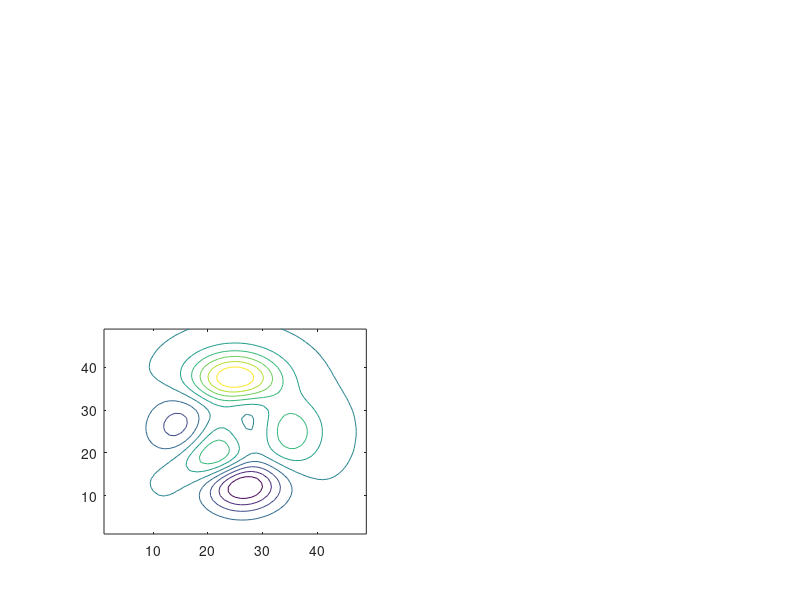
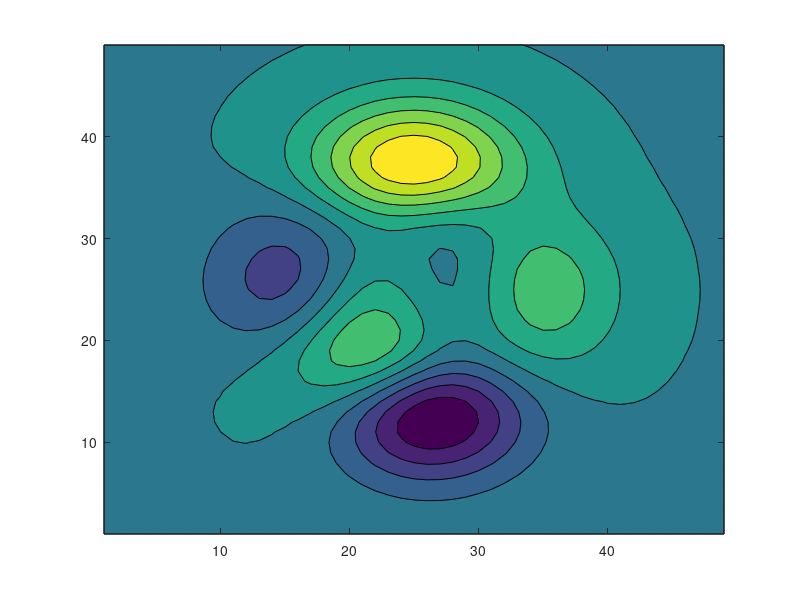
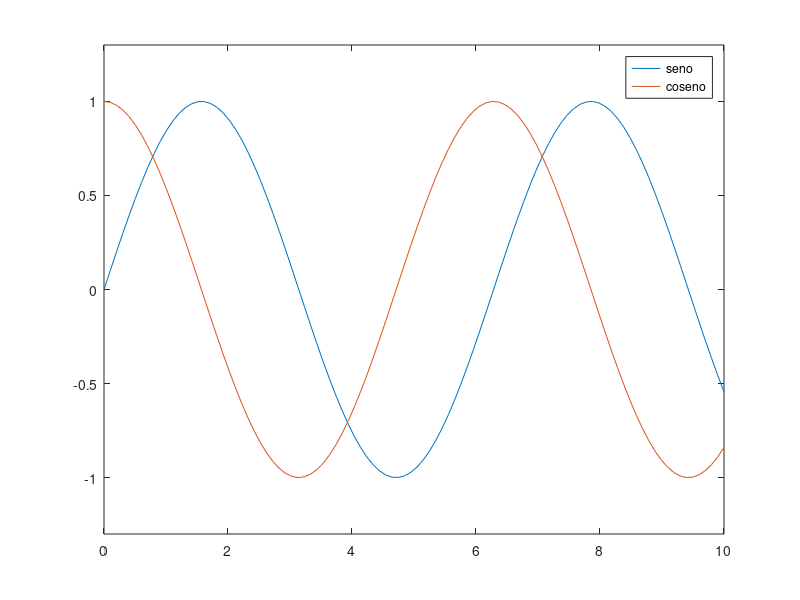

MATLAB code to generate these figures, in order: (Note: this script raises an error after producing the figures.)
%graphics_handle_lec.m
figH = figure('pos',[141,258,869,523]);
axH = axes();
ax1H = subplot(2,2,3);
sinH = plot(sin(linspace(0,2*pi,100)));
[c contH] = contour(peaks);
%peaks is a function of 2 variables obtained be translating and scaling
fHan = zeros(1, 10);
for i = 1:10, fHan(i) = figure(); end
ax = axes('Parent', fHan(4));
[C, objHan] = contourf(ax,peaks);



x = linspace(0,10);

fig = figure('pos', [500, 200, 1000, 750]);
ax = axes();

plot(x, sin(x));

ylim([-1.3, 1.3]);

hold on

plot(x, cos(x));

legend('seno', 'coseno','Location', 'best');


x = struct();

for i = 1:10
    x.(strcat('x_', num2str(i))) = randi(100, 1, 20)';
end


plot(struct2array(x));





